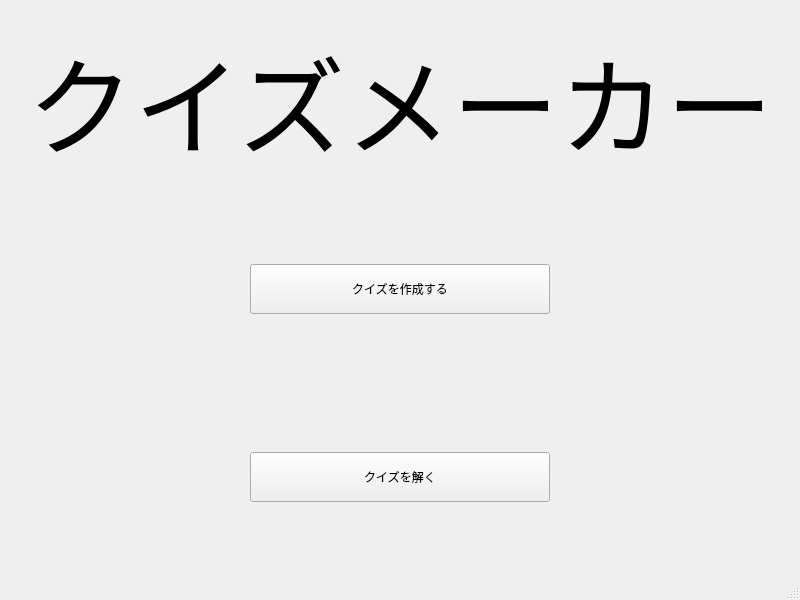
<?xml version="1.0" encoding="UTF-8"?>
<ui version="4.0">
 <class>MainWindow</class>
 <widget class="QMainWindow" name="MainWindow">
  <property name="geometry">
   <rect>
    <x>0</x>
    <y>0</y>
    <width>800</width>
    <height>600</height>
   </rect>
  </property>
  <property name="windowTitle">
   <string>MainWindow</string>
  </property>
  <widget class="QWidget" name="centralwidget">
   <layout class="QVBoxLayout" name="verticalLayout">
    <item alignment="Qt::AlignmentFlag::AlignVCenter">
     <widget class="QLabel" name="welcome">
      <property name="sizePolicy">
       <sizepolicy hsizetype="Preferred" vsizetype="Minimum">
        <horstretch>0</horstretch>
        <verstretch>0</verstretch>
       </sizepolicy>
      </property>
      <property name="font">
       <font>
        <pointsize>80</pointsize>
       </font>
      </property>
      <property name="text">
       <string>クイズメーカー</string>
      </property>
      <property name="alignment">
       <set>Qt::AlignmentFlag::AlignCenter</set>
      </property>
     </widget>
    </item>
    <item alignment="Qt::AlignmentFlag::AlignHCenter|Qt::AlignmentFlag::AlignVCenter">
     <widget class="QPushButton" name="make_button">
      <property name="sizePolicy">
       <sizepolicy hsizetype="Fixed" vsizetype="Minimum">
        <horstretch>0</horstretch>
        <verstretch>0</verstretch>
       </sizepolicy>
      </property>
      <property name="minimumSize">
       <size>
        <width>300</width>
        <height>50</height>
       </size>
      </property>
      <property name="baseSize">
       <size>
        <width>0</width>
        <height>0</height>
       </size>
      </property>
      <property name="autoFillBackground">
       <bool>false</bool>
      </property>
      <property name="text">
       <string>クイズを作成する</string>
      </property>
     </widget>
    </item>
    <item alignment="Qt::AlignmentFlag::AlignHCenter|Qt::AlignmentFlag::AlignVCenter">
     <widget class="QPushButton" name="play_button">
      <property name="sizePolicy">
       <sizepolicy hsizetype="Fixed" vsizetype="Minimum">
        <horstretch>0</horstretch>
        <verstretch>0</verstretch>
       </sizepolicy>
      </property>
      <property name="minimumSize">
       <size>
        <width>300</width>
        <height>50</height>
       </size>
      </property>
      <property name="text">
       <string>クイズを解く</string>
      </property>
     </widget>
    </item>
   </layout>
  </widget>
  <widget class="QMenuBar" name="menubar">
   <property name="geometry">
    <rect>
     <x>0</x>
     <y>0</y>
     <width>800</width>
     <height>21</height>
    </rect>
   </property>
  </widget>
  <widget class="QStatusBar" name="statusbar"/>
 </widget>
 <resources/>
 <connections/>
</ui>
